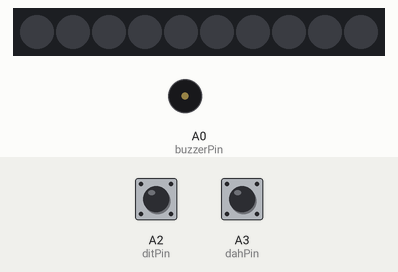
Simulated run of this sketch. Board: Arduino Leonardo, built for the host (arithmetic inside an expression is 32-bit, double 64-bit). On the bench: 10 RGB LEDs in strip order, left to right, buzzer (waves = sounding). The test bench sets the inputs (shaded band); at power-on: A3 (dahPin) HIGH, A2 (ditPin) HIGH. Dim RGB values are drawn brighter than linear; USB keyboard and mouse output is not drawn.

Above: at 1.2 s.
1.3 s: A3 (dahPin) pulled LOW for 0.15 s
At 2.2 s:
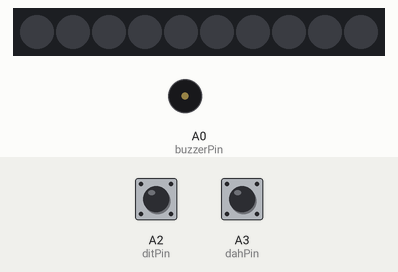
2.9 s: A2 (ditPin) pulled LOW for 1 s
At 3.5 s:
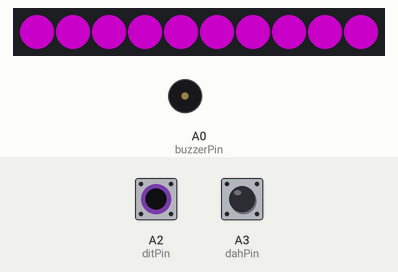
5.4 s: A2 (ditPin) pulled LOW for 3.2 s
At 9.5 s:
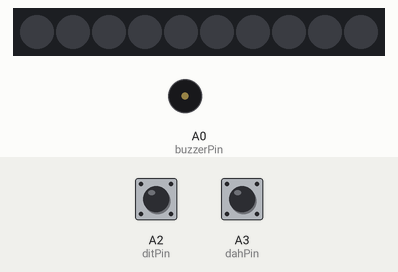
10.1 s: A3 (dahPin) pulled LOW for 3.2 s
At 11.4 s:
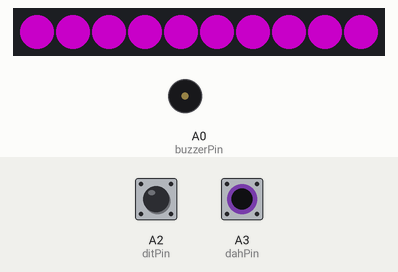
Timing chart, 0 to 13.1 s (numbered marks = the images above; inputs shaded):
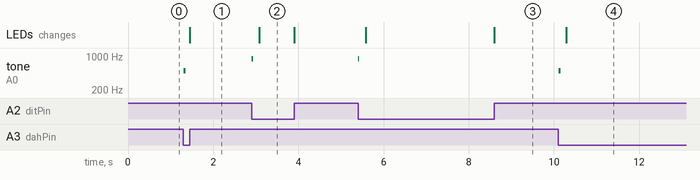

Measured:
- after the input at 1.3 s, tone on A0 (buzzerPin): silent → 500 Hz at once, → silent 0.05 s later; the LEDs: first change after 0.15 s (image 1 shows a later state)
- after the input at 2.9 s, tone on A0 (buzzerPin): silent → 880 Hz at once, → silent 0.03 s later; the LEDs: change after 0.19 s (image 2)
- after the input at 5.4 s, tone on A0 (buzzerPin): silent → 880 Hz at once, → silent 0.03 s later; the LEDs: first change after 0.18 s (image 3 shows a later state)
- after the input at 10.1 s, tone on A0 (buzzerPin): silent → 500 Hz at once, → silent 0.05 s later; the LEDs: change after 0.19 s (image 4)

The sketch:

Morse_Switch_Neopixels_Olivia.ino
```cpp
/****
  Original logic and keyboard concept provided by Ken Finlayson of NottLimited
  https://github.com/NottLimited/MorseCodeGboardSwitch

  Class structure assembled by Jason Beck @ Adaptive Design Association
  http://www.adaptivedesign.org/
*****/

#include <Adafruit_NeoPixel.h>
Adafruit_NeoPixel strip = Adafruit_NeoPixel(10, 8, NEO_GRB + NEO_KHZ800);

#include<Keyboard.h> // library for keyboard inputs
#include "morseKeyboard.h" // load class header file--

int buzzerPin = A0; // buzzer to provide auditory feedback to button presses
int debounceTime = 100; // eliminate noise on the buttons
int ditPin = A2; // press button on this pin to activate shorts (period)
int dahPin = A3; // press button on this pin to activate longs (hyphon)
int ditSound = 880; // frequency of the short beeps
int dahSound = 500; // frequency of the long beeps
int ditSoundDuration = 500; // length of shorts
int dahSoundDuration = 550; // length of longs
int speedTyper = 400; // time for key repeats, can be set with potentiometer
int speedSense = 3; // used when attaching a potentiometer
bool activeButtonValue = LOW; // whether you want the buttons to be triggered on low or high signal, also changes the internal resistors

char ditKey = 46; // short value (period)
char dahKey = 45; // long value (hyphon)
char altDitKey = 204; //alt key for shorts, that can be tied to controlling row scanning
char altDahKey = 205; // alt key for longs, that can be tied to controlling row scanning

// Arudino class that prepares the short key with variables above (see morseKeyboard.h)
KeyboardKey shortKey(ditPin, ditKey, altDitKey, debounceTime, buzzerPin, ditSound, ditSoundDuration, activeButtonValue);

// Arudino class that prepares the long key with variables above (see morseKeyboard.h)
KeyboardKey longKey(dahPin, dahKey, altDahKey, debounceTime, buzzerPin, dahSound, dahSoundDuration, activeButtonValue);

// Optional third button to toggle on and off accessiblity settings like row scanning (tested on Samsung)
//AccessKey accessButton(accessPin, debounceTime, activeButtonValue);

void setup() {
  // put your setup code here, to run once:
  // turn on Serial monitor for debugging
  // start the keyboard
  Keyboard.begin();
  strip.begin();
  strip.setBrightness(100);
  strip.show(); // Initialize all pixels to 'off'

}

void loop() {

  //bool shiftValue = bleAccessButton.Check(); // used if using third key
  bool shiftValue = false; // set as a default to false, meaning don't use alternate values

  shortKey.Press(speedTyper, 5000);
  longKey.Press(speedTyper, 5000);
}

//
```

morseKeyboard.h
```cpp
class KeyboardKey {
    int keyPin;      // the number of the button pin
    char modifierValue;
    char keyValue;
    char letterValue;
    char altLetterValue;
    int pressSpeed;
    int debounceDelay;
    int freq;
    int sndLength;
    int sndPin;
    bool buttonTriggerState;
    int lightTimer = 0;
    bool keyFirstPress = true;

    unsigned long lastDebounceTime = 0;

  public:
    KeyboardKey (int pin, char primaryKeyValue, char secondaryKeyValue, int debouncerTime, int speakerPin, int freqValue, int sndDuration, bool buttonValueState)
    {
      keyPin = pin;
      letterValue = primaryKeyValue;
      altLetterValue = secondaryKeyValue;
      keyValue = letterValue;
      debounceDelay = debouncerTime;
      freq = freqValue;
      sndLength = sndDuration;
      sndPin = speakerPin;
      buttonTriggerState = buttonValueState;
      int resistorType;

      if (buttonTriggerState == LOW) {
        resistorType = INPUT_PULLUP;
      }
      else {
        resistorType = INPUT_PULLDOWN;
      }

      pinMode(keyPin, resistorType);
    }

    void Press(int ditdahTimer, int lightClock)
    {
      int keyState = digitalRead(keyPin);
      int playLength = sndLength - pressSpeed;
      pressSpeed = ditdahTimer;

      if (keyState == buttonTriggerState) {
        if (millis() - lastDebounceTime > debounceDelay) {
          if (keyFirstPress == true) {
            tone(sndPin, freq, playLength / 3);
            Keyboard.press(keyValue);
            Keyboard.release(keyValue);
            keyFirstPress = false;
            lastDebounceTime = millis();
            lightTimer = millis();
            lightsOn(20, lightClock);
            //rainbowCycle(20, lightClock);
          }
        }
        lastDebounceTime = millis();
        if (millis() - lightTimer > lightClock) {
          lightShowOff();
        }
      }
      else {
        keyFirstPress = true;
        lightShowOff();
      }
    }

    void lightShowOn() {
      for (uint16_t i = 0; i < strip.numPixels(); i++) {
        strip.setPixelColor(i, 255, 105, 180);
        strip.show();
      }
    }

    void lightShowOff() {
      for (uint16_t i = 0; i < strip.numPixels(); i++) {
        strip.setPixelColor(i, 0, 0, 0);
        strip.show();
      }
    }

    void lightsOn(int wait, int lightMonitor) {
      uint16_t j;
      int finalBreak = false;
      for (j = 0; j < 256 * 5; j++) { // 5 cycles of all colors on wheel
        if (digitalRead(keyPin) != buttonTriggerState) {
          break;
        }
        strip.setPixelColor(j, 255, 0, 255);
        strip.show();
        int waitTimer = millis();
        bool testState = false;
        while (millis() - waitTimer < wait && digitalRead(keyPin) == buttonTriggerState) {
          if (millis() - lightTimer > lightMonitor) {
            lightShowOff();
            testState = true;
            break;
          }
        }
        if (testState == true) {
          break;
        }
      }
    }

    void rainbowCycle(uint8_t wait, int lightMonitor) {
      uint16_t i, j;
      int finalBreak = false;
      for (j = 0; j < 256 * 5; j++) { // 5 cycles of all colors on wheel
        if (digitalRead(keyPin) != buttonTriggerState) {
          break;
        }
        for (i = 0; i < strip.numPixels(); i++) {
          strip.setPixelColor(i, Wheel(((i * 256 / strip.numPixels()) + j) & 255));
        }
        strip.show();
        int waitTimer = millis();
        bool testState = false;
        while (millis() - waitTimer < wait && digitalRead(keyPin) == buttonTriggerState) {
          if (millis() - lightTimer > lightMonitor) {
            lightShowOff();
            testState = true;
            break;
          }
        }
        if (testState == true) {
          break;
        }
      }
    }

    uint32_t Wheel(byte WheelPos) {
      if (digitalRead(keyPin) != buttonTriggerState) {
        lightShowOff();
        return strip.Color(0, 0, 0);
      }
      else {
        WheelPos = 255 - WheelPos;
        if (WheelPos < 85) {
          return strip.Color(255 - WheelPos * 3, 0, WheelPos * 3);
        }
        if (WheelPos < 170) {
          WheelPos -= 85;
          return strip.Color(0, WheelPos * 3, 255 - WheelPos * 3);
        }
        WheelPos -= 170;
        return strip.Color(WheelPos * 3, 255 - WheelPos * 3, 0);
      }
    }
};

/*---------------------------------------------------------------------------------*/

class AccessKey {
    int keyPin;      // the number of the button pin
    char keyValue;
    int debounceDelay;
    bool buttonTriggerState;

    unsigned long lastDebounceTime = 0;

    bool lastButtonState = HIGH;
    bool buttonState;

    bool modifierState = false;

  public:
    AccessKey (int pin, int debouncerTime, bool buttonStateValue)
    {
      keyPin = pin;
      debounceDelay = debouncerTime;
      buttonTriggerState = buttonStateValue;

      int resistorValue;

      if (buttonTriggerState == LOW) {
        resistorValue = INPUT_PULLUP;
      }
      else {
        resistorValue = INPUT_PULLDOWN;
      }
      pinMode(keyPin, INPUT_PULLDOWN);
    }

    void Press()
    {
      int keyState = digitalRead(keyPin);

      if (keyState == buttonTriggerState) {
        if (millis() - lastDebounceTime > debounceDelay) {
          Keyboard.press(131);
          Keyboard.press(176);
          Keyboard.releaseAll();
          Keyboard.press(131);
          Keyboard.press(176);
          Keyboard.releaseAll();
          Keyboard.press(131);
          Keyboard.press(176);
          Keyboard.releaseAll();
          lastDebounceTime = millis();
        }
        lastDebounceTime = millis();
      }
    }

    boolean Check()
    {
      int keyState = digitalRead(keyPin);

      if (keyState != lastButtonState) {
        lastDebounceTime = millis();
      }

      if ((millis() - lastDebounceTime) > debounceDelay) {
        if (keyState != buttonState) {
          buttonState = keyState;

          if (buttonState == HIGH) {
            modifierState = !modifierState;
            Keyboard.press(131);
            Keyboard.press(176);
            Keyboard.releaseAll();
            Keyboard.press(131);
            Keyboard.press(176);
            Keyboard.releaseAll();
            Keyboard.press(131);
            Keyboard.press(176);
            Keyboard.releaseAll();
          }
        }
      }
      lastButtonState = keyState;
      return modifierState;
    }
};

//-------
```
